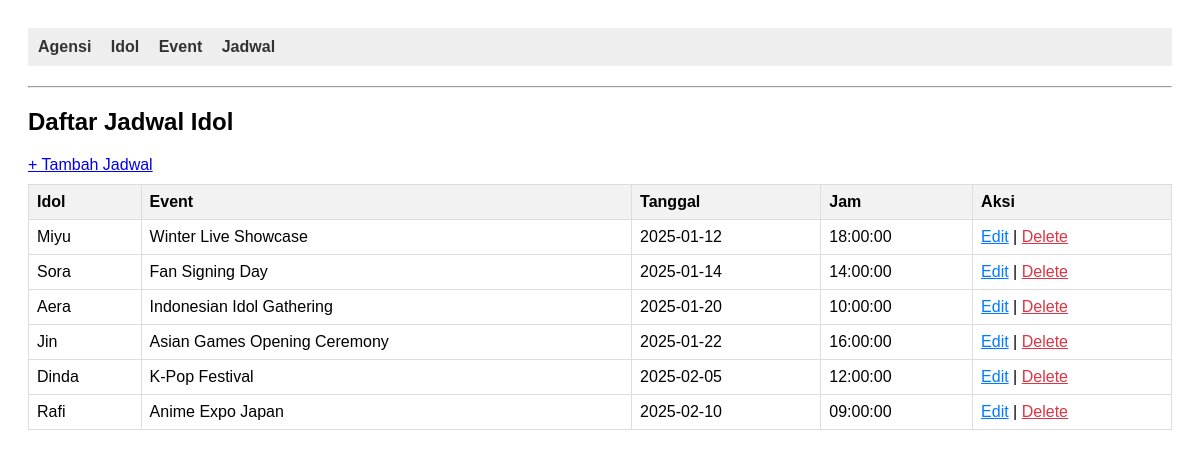
Page /project/index.php?entity=jadwal on the committed database.
### tables this page shows
CREATE TABLE IF NOT EXISTS jadwal (
  id INT NOT NULL AUTO_INCREMENT,
  idol_id INT NOT NULL,
  event_id INT NOT NULL,
  tanggal DATE NOT NULL,
  jam TIME NOT NULL,
  PRIMARY KEY (id),
  KEY fk_jadwal_idol (idol_id),
  KEY fk_jadwal_event (event_id),
  CONSTRAINT fk_jadwal_idol FOREIGN KEY (idol_id) REFERENCES idol(id) ON DELETE CASCADE,
  CONSTRAINT fk_jadwal_event FOREIGN KEY (event_id) REFERENCES event(id) ON DELETE CASCADE
);

CREATE TABLE IF NOT EXISTS idol (
  id INT NOT NULL AUTO_INCREMENT,
  nama VARCHAR(100) NOT NULL,
  umur INT NOT NULL,
  grup VARCHAR(100) NOT NULL,
  agensi_id INT NOT NULL,
  PRIMARY KEY (id),
  KEY fk_idol_agensi (agensi_id),
  CONSTRAINT fk_idol_agensi FOREIGN KEY (agensi_id) REFERENCES agensi(id) ON DELETE CASCADE
);

CREATE TABLE IF NOT EXISTS event (
  id INT NOT NULL AUTO_INCREMENT,
  nama_event VARCHAR(100) NOT NULL,
  lokasi VARCHAR(100) NOT NULL,
  tipe_event VARCHAR(50) NOT NULL,
  PRIMARY KEY (id)
);

### project/models/Jadwal.php (called while the page is built, shortened)
<?php
require_once "config/Database.php";
class Jadwal
{
    private $conn;
    public function __construct()
    {
        $database = new Database();
        $this->conn = $database->getConnection();
    }
    public function getAll()
    {
        $query = "
            SELECT j.*,
                   i.nama AS idol_nama,
                   e.nama_event AS event_nama
            FROM jadwal j
            JOIN idol i ON j.idol_id = i.id
            JOIN event e ON j.event_id = e.id
        ";
        $stmt = $this->conn->prepare($query);
        $stmt->execute();
        return $stmt->fetchAll(PDO::FETCH_ASSOC);
    }
}

### project/config/Database.php (called while the page is built, shortened)
<?php
class Database
{
    private $host = "localhost";
    private $database = "jadwal_idol";
    private $username = "root";
    private $password = "";
    public function getConnection()
    {
        $this->conn = null;
        try {
            $this->conn = new PDO("mysql:host=" . $this->host . ";dbname=" . $this->database, $this->username, $this->password);
            $this->conn->setAttribute(PDO::ATTR_ERRMODE, PDO::ERRMODE_EXCEPTION);
        } catch (PDOException $exception) {
            echo "Connection error: " . $exception->getMessage();
        }
        return $this->conn;
    }
}

### project/models/Idol.php (called while the page is built, shortened)
<?php
require_once "config/Database.php";
class Idol
{
    public function __construct()
    {
        $database = new Database();
    }
}

### project/models/Event.php (called while the page is built, shortened)
<?php
require_once "config/Database.php";
class Event
{
    public function __construct()
    {
        $database = new Database();
    }
}

### project/viewmodels/JadwalViewModel.php (called while the page is built, shortened)
<?php
require_once 'models/Jadwal.php';
require_once 'models/Idol.php';
require_once 'models/Event.php';
class JadwalViewModel
{
    private $jadwal;
    public function __construct()
    {
        $this->jadwal = new Jadwal();
    }
    public function getJadwalList()
    {
        return $this->jadwal->getAll();
    }
}

### project/views/jadwal_list.php (the view)
<?php require_once 'views/template/header.php'; ?>
<h2>Daftar Jadwal Idol</h2>
<a href="index.php?entity=jadwal&action=add">+ Tambah Jadwal</a>
<table>
    <tr>
        <th>Idol</th>
        <th>Event</th>
        <th>Tanggal</th>
        <th>Jam</th>
        <th>Aksi</th>
    </tr>
    <?php foreach ($jadwalList as $j): ?>
        <tr>
            <td><?= htmlspecialchars($j['idol_nama']); ?></td>
            <td><?= htmlspecialchars($j['event_nama']); ?></td>
            <td><?= htmlspecialchars($j['tanggal']); ?></td>
            <td><?= htmlspecialchars($j['jam']); ?></td>
            <td>
                <a class="btn-edit" href="index.php?entity=jadwal&action=edit&id=<?= $j['id']; ?>">Edit</a> |
                <a class="btn-danger" href="index.php?entity=jadwal&action=delete&id=<?= $j['id']; ?>"
                   onclick="return confirm('Hapus jadwal ini?')">Delete</a>
            </td>
        </tr>
    <?php endforeach; ?>
</table>
<?php require_once 'views/template/footer.php'; ?>

### project/views/template/header.php (style rules this page uses)
body { font-family: sans-serif; padding: 20px; }
table { border-collapse: collapse; width: 100%; margin-top: 10px; }
th, td { border: 1px solid #ddd; padding: 8px; text-align: left; }
th { background-color: #f2f2f2; }
.btn-danger { color: #dc3545; }
.btn-edit { color: #007bff; }

### rows in the picture
jadwal: idol.nama "Miyu", event.nama_event "Winter Live Showcase", tanggal "2025-01-12", jam "18:00:00"
jadwal: idol.nama "Sora", event.nama_event "Fan Signing Day", tanggal "2025-01-14", jam "14:00:00"
jadwal: idol.nama "Aera", event.nama_event "Indonesian Idol Gathering", tanggal "2025-01-20", jam "10:00:00"
jadwal: idol.nama "Jin", event.nama_event "Asian Games Opening Ceremony", tanggal "2025-01-22", jam "16:00:00"
jadwal: idol.nama "Dinda", event.nama_event "K-Pop Festival", tanggal "2025-02-05", jam "12:00:00"
jadwal: idol.nama "Rafi", event.nama_event "Anime Expo Japan", tanggal "2025-02-10", jam "09:00:00"
